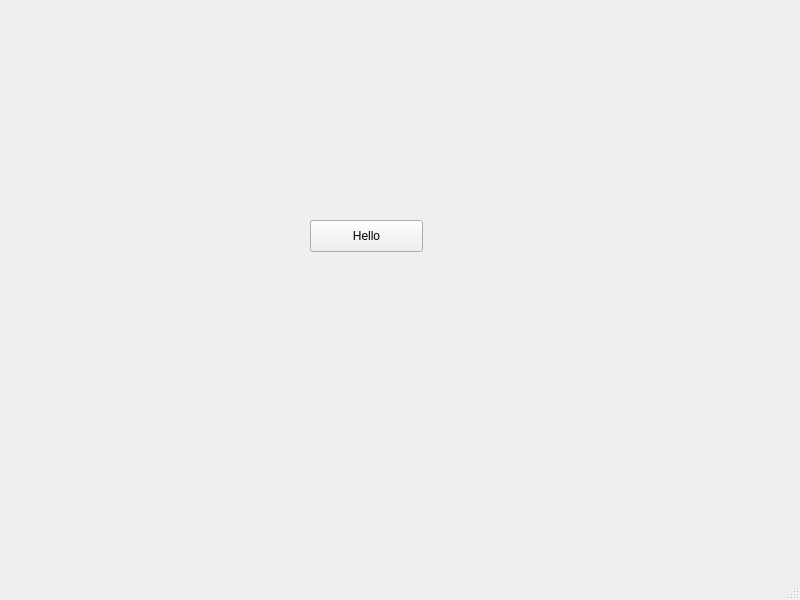
<?xml version="1.0" encoding="UTF-8"?>
<ui version="4.0">
 <class>MainWindow</class>
 <widget class="QMainWindow" name="MainWindow">
  <property name="geometry">
   <rect>
    <x>0</x>
    <y>0</y>
    <width>800</width>
    <height>600</height>
   </rect>
  </property>
  <property name="windowTitle">
   <string>MainWindow</string>
  </property>
  <widget class="QWidget" name="centralwidget">
   <widget class="QPushButton" name="pushButton">
    <property name="geometry">
     <rect>
      <x>310</x>
      <y>220</y>
      <width>113</width>
      <height>32</height>
     </rect>
    </property>
    <property name="text">
     <string>Hello</string>
    </property>
   </widget>
  </widget>
  <widget class="QMenuBar" name="menubar">
   <property name="geometry">
    <rect>
     <x>0</x>
     <y>0</y>
     <width>800</width>
     <height>24</height>
    </rect>
   </property>
  </widget>
  <widget class="QStatusBar" name="statusbar"/>
 </widget>
 <resources/>
 <connections/>
</ui>
